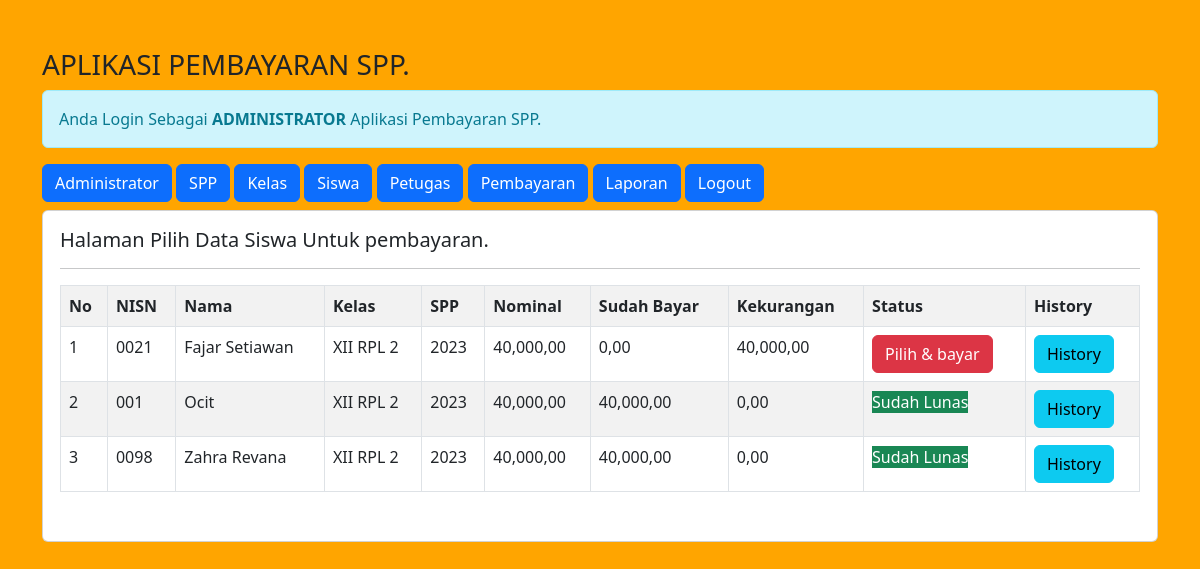
Screenshot of /admin/admin.php?url=Pembayaran (signed in) with the database file from the repository.
### tables this page shows
CREATE TABLE `siswa` (
  `nisn` char(10) NOT NULL,
  `nis` char(8) NOT NULL,
  `nama` varchar(35) NOT NULL,
  `id_kelas` int(11) NOT NULL,
  `alamat` text NOT NULL,
  `no_telp` varchar(13) NOT NULL,
  `id_spp` int(11) NOT NULL
);

CREATE TABLE `kelas` (
  `id_kelas` int(11) NOT NULL,
  `nama_kelas` varchar(10) NOT NULL,
  `kompetensi_keahlian` varchar(50) NOT NULL
);

CREATE TABLE `spp` (
  `id_spp` int(11) NOT NULL,
  `tahun` int(11) NOT NULL,
  `nominal` int(11) NOT NULL
);

### admin/pembayaran.php (the view)
<h5>Halaman Pilih Data Siswa Untuk pembayaran.</h5>
<hr>
<table class="table table-striped table-bordered">
	<tr class="fw-bold">
		<td>No</td>
		<td>NISN</td>
		<td>Nama</td>
		<td>Kelas</td>
		<td>SPP</td>
		<td>Nominal</td>
		<td>Sudah Bayar</td>
		<td>Kekurangan</td>
		<td>Status</td>
		<td>History</td>
	</tr>
	<?php
	include'../koneksi.php';
	$no = 1;
	$sql = "SELECT*FROM siswa,spp,kelas WHERE siswa.id_kelas=kelas.id_kelas AND siswa.id_spp=spp.id_spp ORDER BY nama ASC ";
	$query = mysqli_query($koneksi, $sql);
	foreach ($query as $data) {
		$data_pembayaran = mysqli_query($koneksi, "SELECT SUM(jumlah_bayar) as jumlah_bayar FROM pembayaran WHERE nisn='$data[nisn]'");
		$data_pembayaran = mysqli_fetch_array($data_pembayaran);
		$sudah_bayar = $data_pembayaran['jumlah_bayar'];
		$kekurangan = $data['nominal']-$data_pembayaran['jumlah_bayar'];
 	 ?>
	 <tr>
	 	<td><?= $no++; ?></td>
	 	<td><?= $data['nisn'] ?></td>
	 	<td><?= $data['nama'] ?></td>
	 	<td><?= $data['nama_kelas'] ?></td>
	 	<td><?= $data['tahun'] ?></td>
	 	<td><?= number_format( $data['nominal'],2, ',', ',');?></td>
	 	<td><?= number_format( $sudah_bayar,2, ',', ',');?></td>
	 	<td><?= number_format( $kekurangan,2, ',', ',');?></td>
	 	<td>
			<?php
			if($kekurangan==0){
				echo "<span class='badgen text-bg-success'> Sudah Lunas</span>";
			}else { ?>
				<a href="?url=tambah-pembayaran&nisn=<?= $data ['nisn'] ?>&kekurangan=<?= $kekurangan ?>" class="btn btn-danger">Pilih & bayar</a>
			<?php }?>
	 	</td>
	 	<td>
			<a href="?url=history-pembayaran&nisn=<?= $data['nisn'] ?>"
				class= 'btn btn-info'>History</a>
	 	</td>
	 </tr>
	 <?php } ?>
</table>

### rows the page displays
siswa: nisn "0021", nama "Fajar Setiawan", id_kelas.nama_kelas "XII RPL 2", id_spp.tahun "2023", id_spp.nominal "40,000,00", sudah_bayar "0,00", kekurangan "40,000,00"
siswa: nisn "001", nama "Ocit", id_kelas.nama_kelas "XII RPL 2", id_spp.tahun "2023", id_spp.nominal "40,000,00", sudah_bayar "40,000,00", kekurangan "0,00", shows "Sudah Lunas"
siswa: nisn "0098", nama "Zahra Revana", id_kelas.nama_kelas "XII RPL 2", id_spp.tahun "2023", id_spp.nominal "40,000,00", sudah_bayar "40,000,00", kekurangan "0,00", shows "Sudah Lunas"
